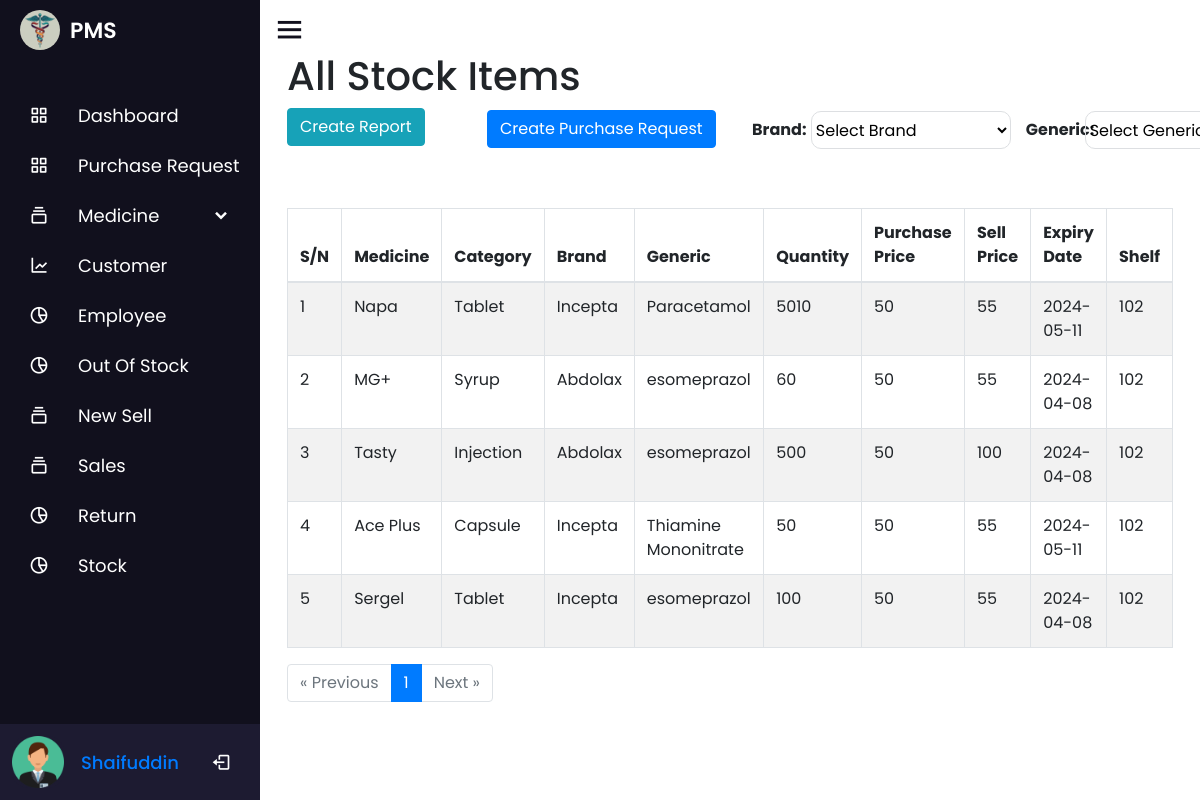
Before: /stock.php (signed in) with the older database file.
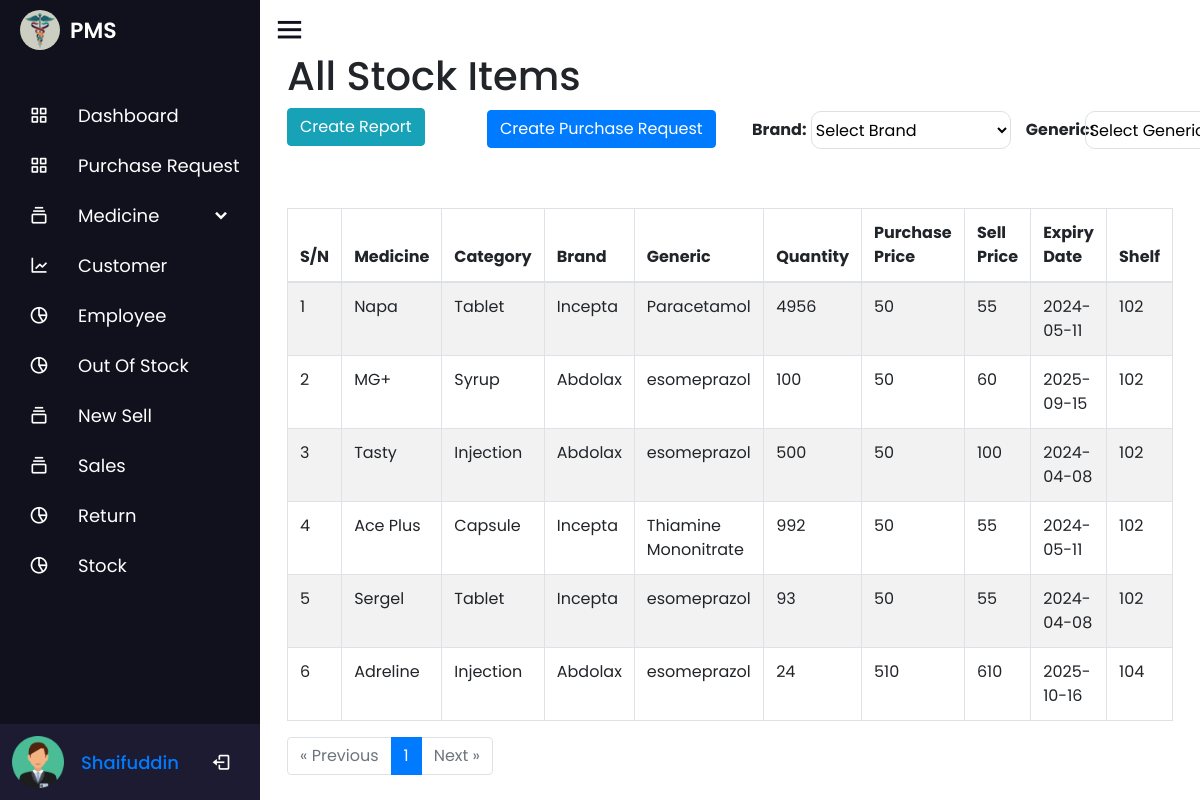
After: the same page with the newer database file.
### tables this page shows
CREATE TABLE `medicine_stock` (
  `stock_id` int(11) NOT NULL,
  `medicine_id` int(10) NOT NULL,
  `unit` int(10) NOT NULL,
  `expiry_date` date NOT NULL,
  `pprice` int(11) NOT NULL,
  `sprice` int(11) NOT NULL,
  `date` timestamp NOT NULL DEFAULT current_timestamp(),
  `shelf_id` int(10) NOT NULL
);

CREATE TABLE `medicine` (
  `medicine_id` int(11) NOT NULL,
  `catagory_id` int(11) NOT NULL,
  `medicine_name` varchar(100) NOT NULL,
  `brand_id` int(100) NOT NULL,
  `generic_id` int(100) NOT NULL,
  `date` timestamp NOT NULL DEFAULT current_timestamp()
);

CREATE TABLE `medicine_catagory` (
  `catagory_id` int(11) NOT NULL,
  `catagory_name` varchar(100) NOT NULL,
  `date` timestamp NOT NULL DEFAULT current_timestamp()
);

CREATE TABLE `medicine_brand` (
  `brand_id` int(11) NOT NULL,
  `brand_name` varchar(100) NOT NULL,
  `date` timestamp NOT NULL DEFAULT current_timestamp()
);

CREATE TABLE `medicine_generic` (
  `generic_id` int(11) NOT NULL,
  `generic_name` varchar(100) NOT NULL,
  `date` timestamp NOT NULL DEFAULT current_timestamp()
);

CREATE TABLE `shelf` (
  `shelf_id` int(100) NOT NULL,
  `shelf_number` int(100) NOT NULL
);

### stock.php (the view, shortened to what this page needs)
<?php
include 'nav/nav.php';
$results_per_page = 10;
$page = 1;
$offset = ($page - 1) * $results_per_page;
$count_query = "SELECT COUNT(*) AS total FROM medicine ";
$count_result = mysqli_query($conn, $count_query);
$count_row = mysqli_fetch_assoc($count_result);
$total_records = $count_row['total'];
$total_pages = ceil($total_records / $results_per_page);
$whereClause = "";
$sql = "
        SELECT m.medicine_name, m.catagory_id, m.brand_id, m.generic_id, c.catagory_name, b.brand_name, g.generic_name, s.unit, s.pprice, s.sprice, DATE(s.expiry_date) AS expiry_date, r.shelf_number
        FROM medicine_stock s
        JOIN medicine m ON s.medicine_id = m.medicine_id
        JOIN medicine_catagory c ON m.catagory_id = c.catagory_id
        JOIN medicine_brand b ON m.brand_id = b.brand_id
        JOIN medicine_generic g ON m.generic_id = g.generic_id
        LEFT JOIN shelf r ON s.shelf_id = r.shelf_id
        $whereClause
        LIMIT $offset, $results_per_page
";
$data = mysqli_query($conn, $sql);
?>
<head>
</head>
<div class="container">
    <h1>All Stock Items</h1>
    <button onclick="purchaseReport()" class="btn btn-info"> Create Report</button>
    <form method="post">
        <div class="input-group date" style="margin-left:450px;bottom: 35px;font-weight: bold;">
            <label for="brand" class="col-1 col-form-label">Brand: </label>
            <select class="inputbox" aria-label="Default select example" name="brand" id="brand">
                <option selected disabled>Select Brand</option>
            </select>
            <label for="generic" class="col-1 col-form-label">Generic: </label>
            <select class="inputbox" aria-label="Default select example" name="generic" id="generic">
                <option selected disabled>Select Generic</option>
            </select>
        </div>
    </form>
    <a href="purchase.php"><button class="btn btn-primary" style="margin-left:200px ; margin-bottom: 15px;margin-top: -120px;">Create Purchase Request</button></a>
    <div id="table">
        <table id="zctb" class="display table table-striped table-bordered table-hover" cellspacing="0" width="100%">
            <thead>
                <tr>
                    <th>S/N</th>
                    <th>Medicine</th>
                    <th>Category</th>
                    <th>Brand</th>
                    <th>Generic </th>
                    <th>Quantity</th>
                    <th>Purchase Price</th>
                    <th>Sell Price</th>
                    <th>Expiry Date</th>
                    <th>Shelf</th>
                </tr>
            </thead>
            <tbody>
                <?php
                if (mysqli_num_rows($data) > 0) {
                    $c = $offset + 1;
                    while ($result = mysqli_fetch_assoc($data)) {
                        echo '
                    <tr>
                        <td>' . $c . '</td>
                        <td>' . $result['medicine_name'] . '</td>
                        <td>' . $result['catagory_name'] . '</td>
                        <td>' . $result['brand_name'] . '</td>
                        <td>' . $result['generic_name'] . '</td>
                        <td>' . $result['unit'] . '</td>
                        <td>' . $result['pprice'] . '</td>
                        <td>' . $result['sprice'] . '</td>
                        <td>' . $result['expiry_date'] . '</td>
                        <td>' . $result['shelf_number'] . '</td>
                    </tr>';
                        $c++;
                    }
                } else {
                    echo "<tr><td colspan='10'>No records found</td></tr>";
                }
                ?>
            </tbody>
        </table>
        <div class="pagination">
            <ul class="pagination">
                <li class="page-item <?php echo ($page <= 1) ? 'disabled' : ''; ?>">
                    <a class="page-link" href="?page=<?php echo ($page <= 1) ? 1 : ($page - 1); ?>">&laquo; Previous</a>
                </li>
                <?php for ($i = 1; $i <= $total_pages; $i++) : ?>
                    <li class="page-item <?php echo ($page == $i) ? 'active' : ''; ?>">
                        <a class="page-link" href="?page=<?php echo $i; ?>"><?php echo $i; ?></a>
                    </li>
                <?php endfor; ?>
                <li class="page-item <?php echo ($page >= $total_pages) ? 'disabled' : ''; ?>">
                    <a class="page-link" href="?page=<?php echo ($page >= $total_pages) ? $total_pages : ($page + 1); ?>">Next &raquo;</a>
                </li>
            </ul>
        </div>
    </div>
</div>
<?php
include 'nav/footer.php';
?>

Changed rows visible on the page:
changed medicine_stock "Napa": unit "5010" → "4956"
changed medicine_stock "MG+": unit "60" → "100"; sprice "55" → "60"; expiry_date "2024-04-08" → "2025-09-15"
changed medicine_stock "Ace Plus": unit "50" → "992"
changed medicine_stock "Sergel": unit "100" → "93"
added medicine_stock: medicine.medicine_name "Adreline", medicine_catagory.catagory_name "Injection", medicine_brand.brand_name "Abdolax", medicine_generic.generic_name "esomeprazol", unit "24", pprice "510", sprice "610", expiry_date "2025-10-16", shelf.shelf_number "104"
